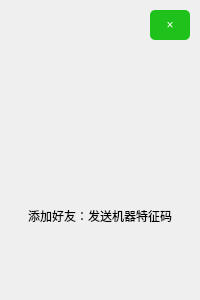
<?xml version="1.0" encoding="UTF-8"?>
<ui version="4.0">
 <class>Form</class>
 <widget class="QWidget" name="Form">
  <property name="geometry">
   <rect>
    <x>0</x>
    <y>0</y>
    <width>200</width>
    <height>300</height>
   </rect>
  </property>
  <property name="minimumSize">
   <size>
    <width>200</width>
    <height>300</height>
   </size>
  </property>
  <property name="maximumSize">
   <size>
    <width>200</width>
    <height>300</height>
   </size>
  </property>
  <property name="windowTitle">
   <string>Robot calibration off-line</string>
  </property>
  <property name="windowIcon">
   <iconset resource="../images/img.qrc">
    <normaloff>:/Image/图标.png</normaloff>:/Image/图标.png</iconset>
  </property>
  <property name="styleSheet">
   <string notr="true">QFrame#frame {
 border-image:url(:/Image/二维码.jpg);
 border-radius: 8px;

}

QPushButton#pushButton_exit{
 color: rgb(255, 255, 255);
 background-color:rgb(30, 194, 27);
 font: 12pt &quot;黑体&quot;;
 border-radius: 5px;

}

QPushButton#pushButton_exit:hover{
 background-color: rgb(255, 52, 2);

}

QPushButton#pushButton_exit:pressed{
 background-color: rgb(182, 34, 5)
}






</string>
  </property>
  <widget class="QFrame" name="frame">
   <property name="geometry">
    <rect>
     <x>0</x>
     <y>0</y>
     <width>200</width>
     <height>250</height>
    </rect>
   </property>
   <property name="styleSheet">
    <string notr="true"/>
   </property>
   <property name="frameShape">
    <enum>QFrame::StyledPanel</enum>
   </property>
   <property name="frameShadow">
    <enum>QFrame::Raised</enum>
   </property>
   <widget class="QLabel" name="label2">
    <property name="geometry">
     <rect>
      <x>0</x>
      <y>196</y>
      <width>200</width>
      <height>40</height>
     </rect>
    </property>
    <property name="minimumSize">
     <size>
      <width>200</width>
      <height>40</height>
     </size>
    </property>
    <property name="maximumSize">
     <size>
      <width>200</width>
      <height>40</height>
     </size>
    </property>
    <property name="font">
     <font>
      <family>楷体</family>
     </font>
    </property>
    <property name="styleSheet">
     <string notr="true"/>
    </property>
    <property name="text">
     <string>&lt;html&gt;&lt;head/&gt;&lt;body&gt;&lt;p align=&quot;center&quot;&gt;添加好友：发送机器特征码&lt;/p&gt;&lt;/body&gt;&lt;/html&gt;</string>
    </property>
   </widget>
   <widget class="QPushButton" name="pushButton_exit">
    <property name="geometry">
     <rect>
      <x>150</x>
      <y>10</y>
      <width>40</width>
      <height>30</height>
     </rect>
    </property>
    <property name="minimumSize">
     <size>
      <width>40</width>
      <height>30</height>
     </size>
    </property>
    <property name="maximumSize">
     <size>
      <width>40</width>
      <height>30</height>
     </size>
    </property>
    <property name="cursor">
     <cursorShape>OpenHandCursor</cursorShape>
    </property>
    <property name="text">
     <string>×</string>
    </property>
   </widget>
  </widget>
 </widget>
 <resources>
  <include location="../images/img.qrc"/>
 </resources>
 <connections>
  <connection>
   <sender>pushButton_exit</sender>
   <signal>clicked()</signal>
   <receiver>Form</receiver>
   <slot>close()</slot>
   <hints>
    <hint type="sourcelabel">
     <x>289</x>
     <y>40</y>
    </hint>
    <hint type="destinationlabel">
     <x>353</x>
     <y>47</y>
    </hint>
   </hints>
  </connection>
 </connections>
</ui>
